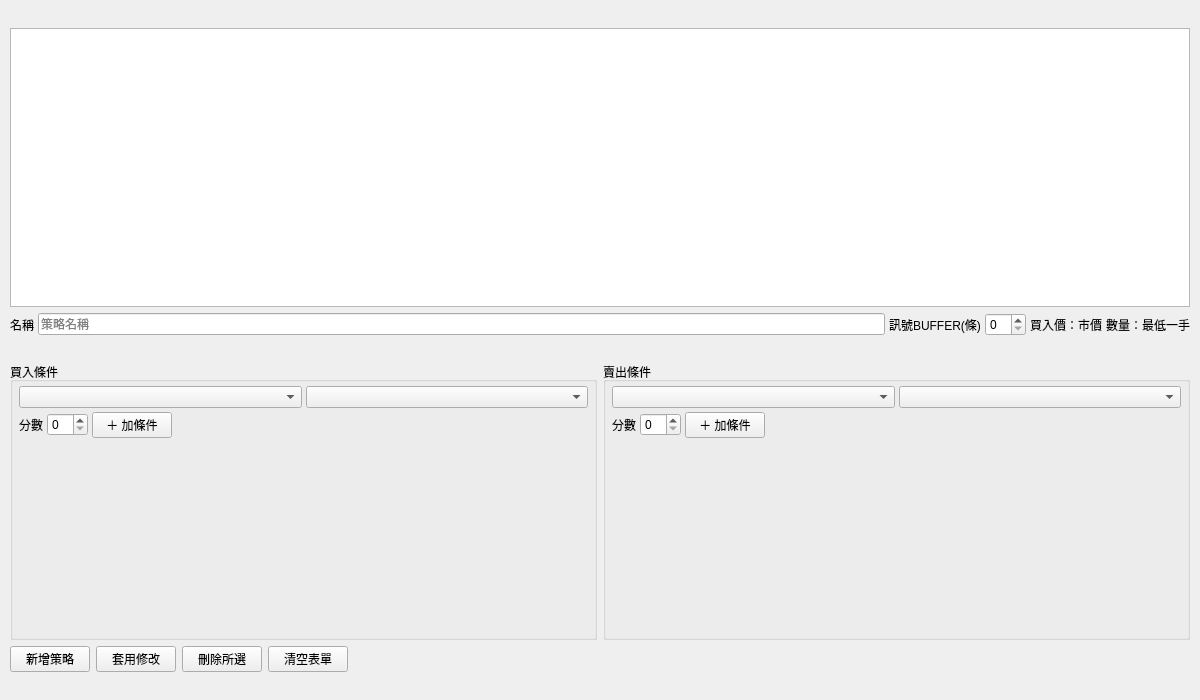
<?xml version="1.0" encoding="UTF-8"?>
<ui version="4.0">
 <class>StrategiesPage</class>
 <widget class="QWidget" name="strategies_page">
  <property name="geometry">
   <rect>
    <x>0</x>
    <y>0</y>
    <width>1200</width>
    <height>700</height>
   </rect>
  </property>
  <layout class="QVBoxLayout" name="pageLayout">
   <property name="leftMargin"><number>10</number></property>
   <property name="topMargin"><number>8</number></property>
   <property name="rightMargin"><number>10</number></property>
   <property name="bottomMargin"><number>8</number></property>
   <property name="spacing"><number>6</number></property>
   <!-- 頁級使用說明（文案屬 i18n → strategies_page.py _TEXT）：規則集語義 + 邊度會用到 -->
   <item>
    <widget class="QLabel" name="str_page_note">
     <property name="sizePolicy">
      <sizepolicy hsizetype="Expanding" vsizetype="Preferred">
       <horstretch>0</horstretch><verstretch>0</verstretch>
      </sizepolicy>
     </property>
     <property name="wordWrap"><bool>true</bool></property>
     <property name="text"><string/></property>
    </widget>
   </item>
   <!-- 表先（多選 → 刪除；單行 → 載入編輯）；欄寬／欄頭行為屬資料 → strategies_page.py -->
   <item>
    <widget class="QTableView" name="str_table">
     <property name="sizePolicy">
      <sizepolicy hsizetype="Expanding" vsizetype="Expanding">
       <horstretch>0</horstretch><verstretch>0</verstretch>
      </sizepolicy>
     </property>
    </widget>
   </item>
   <!-- 基本欄：名稱 + 訊號BUFFER；買入價／數量屬固定欄（v1 read-only） -->
   <item>
    <layout class="QHBoxLayout" name="formRow">
     <property name="spacing"><number>4</number></property>
     <item>
      <widget class="QLabel" name="str_name_lbl">
       <property name="text"><string>名稱</string></property>
      </widget>
     </item>
     <item>
      <widget class="QLineEdit" name="str_name_edit">
       <property name="sizePolicy">
        <sizepolicy hsizetype="Expanding" vsizetype="Fixed">
         <horstretch>0</horstretch><verstretch>0</verstretch>
        </sizepolicy>
       </property>
       <property name="placeholderText"><string>策略名稱</string></property>
      </widget>
     </item>
     <item>
      <widget class="QLabel" name="str_buffer_lbl">
       <property name="text"><string>訊號BUFFER(條)</string></property>
      </widget>
     </item>
     <item>
      <widget class="QSpinBox" name="str_buffer_spin"/>
     </item>
     <item>
      <widget class="QLabel" name="str_price_lbl">
       <property name="text"><string>買入價：市價</string></property>
      </widget>
     </item>
     <item>
      <widget class="QLabel" name="str_qty_lbl">
       <property name="text"><string>數量：最低一手</string></property>
      </widget>
     </item>
    </layout>
   </item>
   <!-- 分數制係呢度最容易誤會嘅規則 → 先一句講清觸發條件（文案屬 i18n） -->
   <item>
    <widget class="QLabel" name="str_score_note">
     <property name="wordWrap"><bool>true</bool></property>
     <property name="text"><string/></property>
    </widget>
   </item>
   <!-- 買／賣兩組條件編輯器（分數制）：combo／分數行屬排版；
        動態參數欄由 strategies_page.py 按 strategies.CONDITION_DEFS 填進 str_*_paramSlot，
        已加條件（draft）逐條填進 str_*_rulesSlot —— 數量屬資料，唔寫落呢度 -->
   <item>
    <layout class="QHBoxLayout" name="editorsRow">
     <property name="spacing"><number>6</number></property>
     <item>
      <widget class="QGroupBox" name="str_buy_group">
       <property name="sizePolicy">
        <sizepolicy hsizetype="Expanding" vsizetype="Preferred">
         <horstretch>0</horstretch><verstretch>0</verstretch>
        </sizepolicy>
       </property>
       <property name="title"><string>買入條件</string></property>
       <layout class="QVBoxLayout" name="str_buy_col">
        <property name="leftMargin"><number>6</number></property>
        <property name="topMargin"><number>4</number></property>
        <property name="rightMargin"><number>6</number></property>
        <property name="bottomMargin"><number>4</number></property>
        <property name="spacing"><number>4</number></property>
        <item>
         <layout class="QHBoxLayout" name="str_buy_typeRow">
          <property name="spacing"><number>4</number></property>
          <item>
           <widget class="QComboBox" name="str_buy_type"/>
          </item>
          <item>
           <widget class="QComboBox" name="str_buy_side"/>
          </item>
         </layout>
        </item>
        <item>
         <layout class="QHBoxLayout" name="str_buy_paramSlot"/>
        </item>
        <item>
         <layout class="QHBoxLayout" name="str_buy_scoreRow">
          <property name="spacing"><number>4</number></property>
          <item>
           <widget class="QLabel" name="str_buy_scorelbl">
            <property name="text"><string>分數</string></property>
           </widget>
          </item>
          <item>
           <widget class="QSpinBox" name="str_buy_score"/>
          </item>
          <item>
           <widget class="QPushButton" name="str_buy_add_btn">
            <property name="text"><string>＋ 加條件</string></property>
           </widget>
          </item>
          <item>
           <spacer name="str_buy_scoreStretch">
            <property name="orientation"><enum>Qt::Orientation::Horizontal</enum></property>
            <property name="sizeType"><enum>QSizePolicy::Policy::Expanding</enum></property>
            <property name="sizeHint" stdset="0"><size><width>40</width><height>20</height></size></property>
           </spacer>
          </item>
         </layout>
        </item>
        <item>
         <layout class="QVBoxLayout" name="str_buy_rulesSlot"/>
        </item>
        <item>
         <spacer name="str_buy_bottomStretch">
          <property name="orientation"><enum>Qt::Orientation::Vertical</enum></property>
          <property name="sizeType"><enum>QSizePolicy::Policy::Expanding</enum></property>
          <property name="sizeHint" stdset="0"><size><width>20</width><height>40</height></size></property>
         </spacer>
        </item>
       </layout>
      </widget>
     </item>
     <item>
      <widget class="QGroupBox" name="str_sell_group">
       <property name="sizePolicy">
        <sizepolicy hsizetype="Expanding" vsizetype="Preferred">
         <horstretch>0</horstretch><verstretch>0</verstretch>
        </sizepolicy>
       </property>
       <property name="title"><string>賣出條件</string></property>
       <layout class="QVBoxLayout" name="str_sell_col">
        <property name="leftMargin"><number>6</number></property>
        <property name="topMargin"><number>4</number></property>
        <property name="rightMargin"><number>6</number></property>
        <property name="bottomMargin"><number>4</number></property>
        <property name="spacing"><number>4</number></property>
        <item>
         <layout class="QHBoxLayout" name="str_sell_typeRow">
          <property name="spacing"><number>4</number></property>
          <item>
           <widget class="QComboBox" name="str_sell_type"/>
          </item>
          <item>
           <widget class="QComboBox" name="str_sell_side"/>
          </item>
         </layout>
        </item>
        <item>
         <layout class="QHBoxLayout" name="str_sell_paramSlot"/>
        </item>
        <item>
         <layout class="QHBoxLayout" name="str_sell_scoreRow">
          <property name="spacing"><number>4</number></property>
          <item>
           <widget class="QLabel" name="str_sell_scorelbl">
            <property name="text"><string>分數</string></property>
           </widget>
          </item>
          <item>
           <widget class="QSpinBox" name="str_sell_score"/>
          </item>
          <item>
           <widget class="QPushButton" name="str_sell_add_btn">
            <property name="text"><string>＋ 加條件</string></property>
           </widget>
          </item>
          <item>
           <spacer name="str_sell_scoreStretch">
            <property name="orientation"><enum>Qt::Orientation::Horizontal</enum></property>
            <property name="sizeType"><enum>QSizePolicy::Policy::Expanding</enum></property>
            <property name="sizeHint" stdset="0"><size><width>40</width><height>20</height></size></property>
           </spacer>
          </item>
         </layout>
        </item>
        <item>
         <layout class="QVBoxLayout" name="str_sell_rulesSlot"/>
        </item>
        <item>
         <spacer name="str_sell_bottomStretch">
          <property name="orientation"><enum>Qt::Orientation::Vertical</enum></property>
          <property name="sizeType"><enum>QSizePolicy::Policy::Expanding</enum></property>
          <property name="sizeHint" stdset="0"><size><width>20</width><height>40</height></size></property>
         </spacer>
        </item>
       </layout>
      </widget>
     </item>
    </layout>
   </item>
   <item>
    <layout class="QHBoxLayout" name="btnsRow">
     <item>
      <widget class="QPushButton" name="str_add_btn">
       <property name="text"><string>新增策略</string></property>
      </widget>
     </item>
     <item>
      <widget class="QPushButton" name="str_save_btn">
       <property name="text"><string>套用修改</string></property>
      </widget>
     </item>
     <item>
      <widget class="QPushButton" name="str_remove_btn">
       <property name="text"><string>刪除所選</string></property>
      </widget>
     </item>
     <item>
      <widget class="QPushButton" name="str_clear_btn">
       <property name="text"><string>清空表單</string></property>
      </widget>
     </item>
     <item>
      <spacer name="btnsStretch">
       <property name="orientation"><enum>Qt::Orientation::Horizontal</enum></property>
       <property name="sizeType"><enum>QSizePolicy::Policy::Expanding</enum></property>
       <property name="sizeHint" stdset="0"><size><width>40</width><height>20</height></size></property>
      </spacer>
     </item>
    </layout>
   </item>
   <item>
    <layout class="QHBoxLayout" name="bottomRow">
     <item>
      <widget class="QLabel" name="str_counts">
       <property name="sizePolicy">
        <sizepolicy hsizetype="Expanding" vsizetype="Preferred">
         <horstretch>0</horstretch><verstretch>0</verstretch>
        </sizepolicy>
       </property>
       <property name="text"><string/></property>
      </widget>
     </item>
     <item>
      <widget class="QLabel" name="str_status">
       <property name="text"><string/></property>
      </widget>
     </item>
    </layout>
   </item>
  </layout>
 </widget>
 <resources/>
 <connections/>
</ui>
